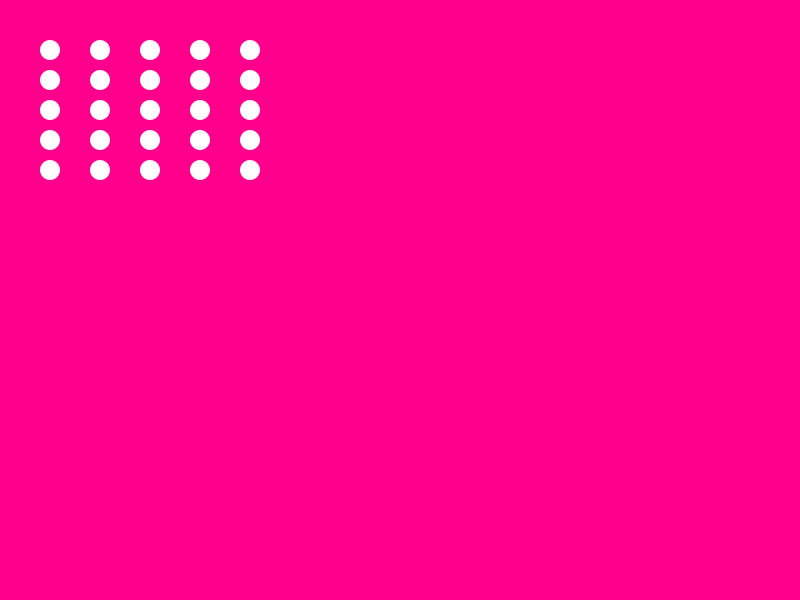
Frame 1 (no input)
Frame 60 (the mouse pressed at the canvas centre just before this capture): identical to frame 1, image omitted
Frame 120 (the mouse held since frame 60 and released just before this capture): identical to frame 1, image omitted

The Processing sketch that drew this single still picture (run headless with seeded random() and noise(); from frame 60 on, the mouse is pressed at the canvas centre):

// Processing sketch: e02_PetlaWPetli
// ── e02_PetlaWPetli.pde
int przesuniecie = 50;
int odstepX = 50;
int odstepY = 30;

void setup(){
  size( 800, 600 );
}

void draw(){
  
  background( #FF008D );
  
  fill( 255 );
  noStroke();
  
  
  
  for( int i = 0; i < 5; i++ ){
    
    int x = i * odstepX + przesuniecie;
    
    for( int j = 0; j < 5; j++ ){
      
      int y = j * odstepY + przesuniecie;
      
      ellipse( x, y, 20, 20 );
  
    }
    
  }
  
  
  
}
